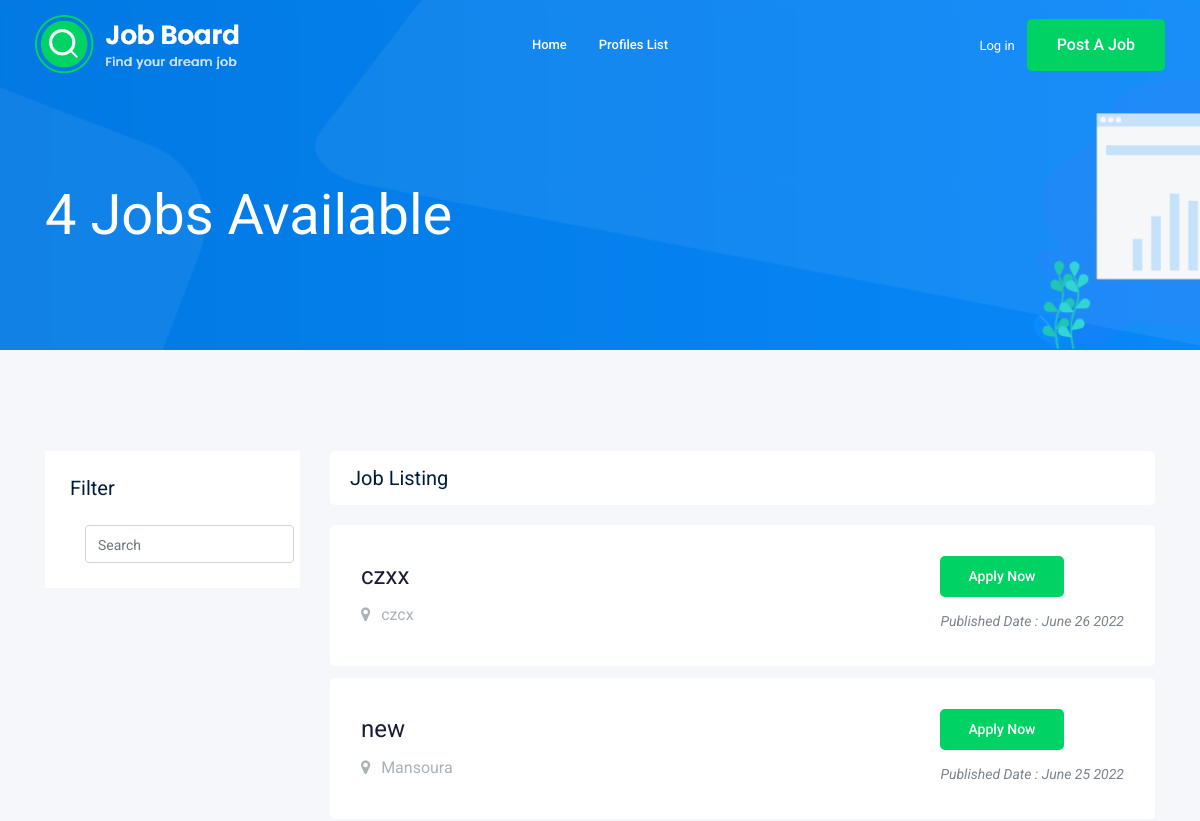
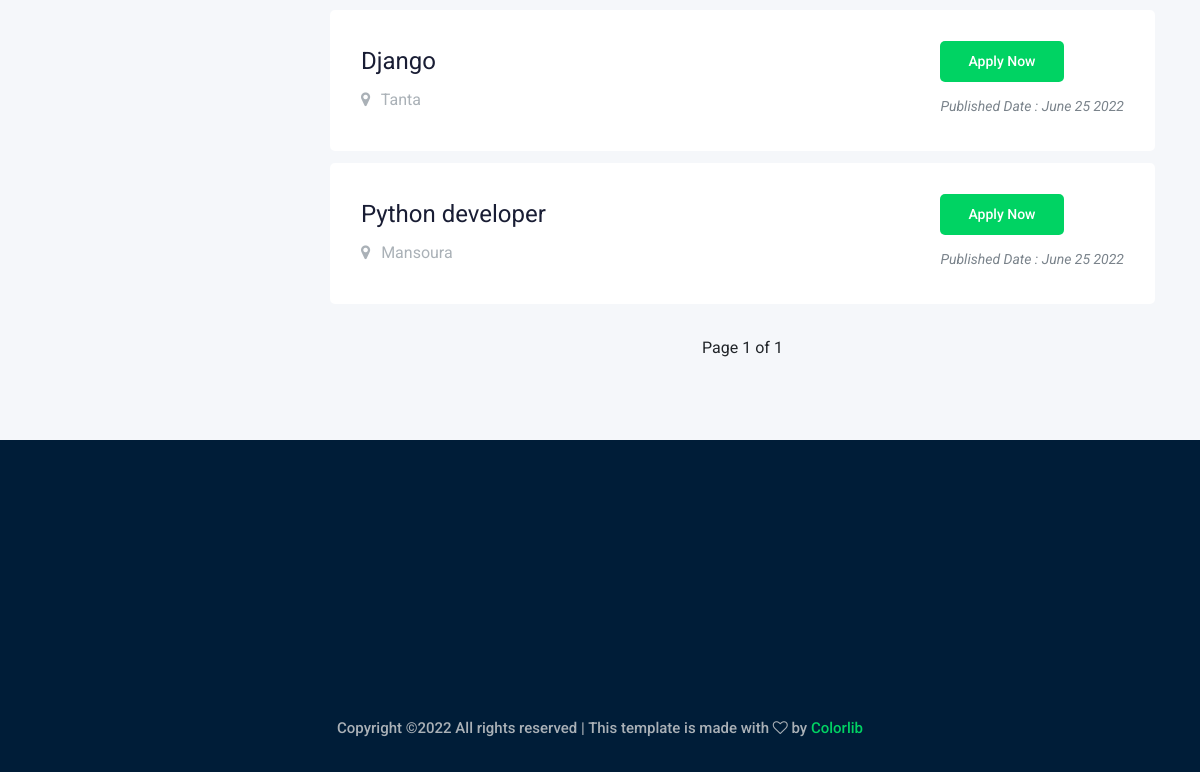
Before: / with the older database file (2 pictures, top to bottom).
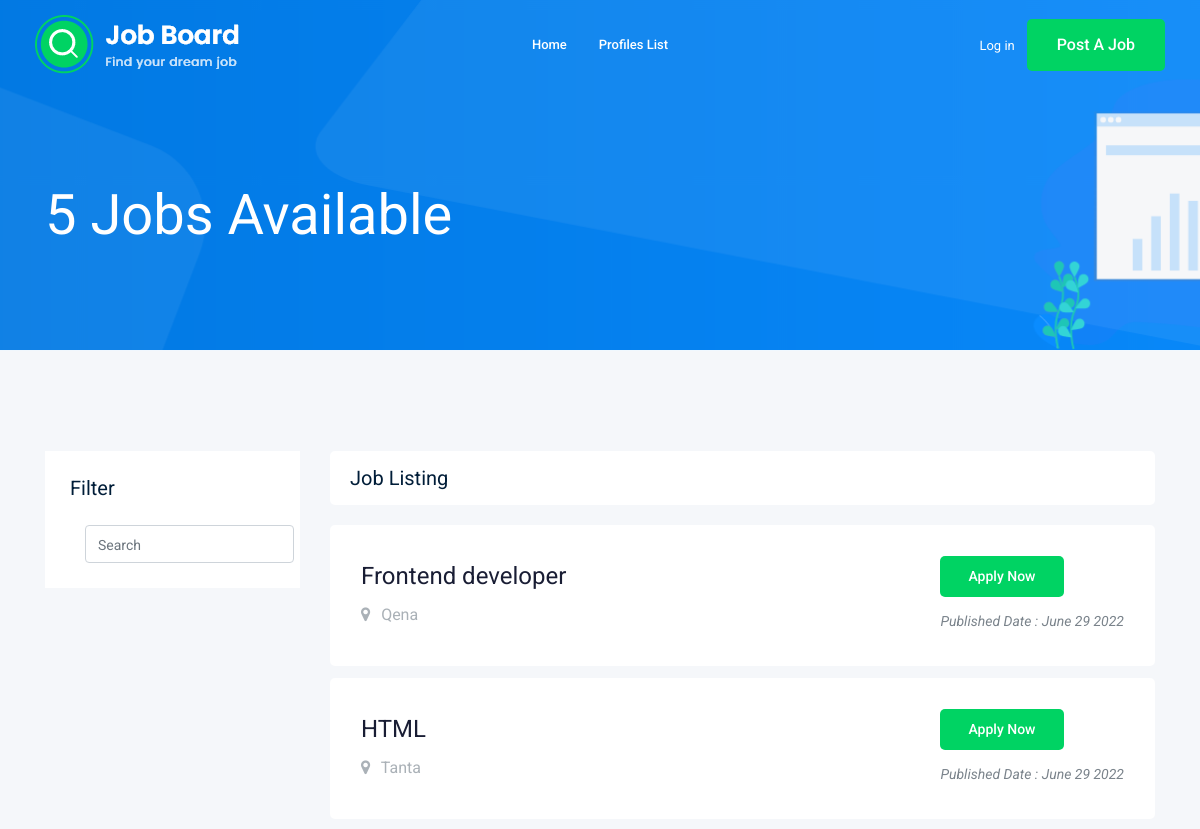
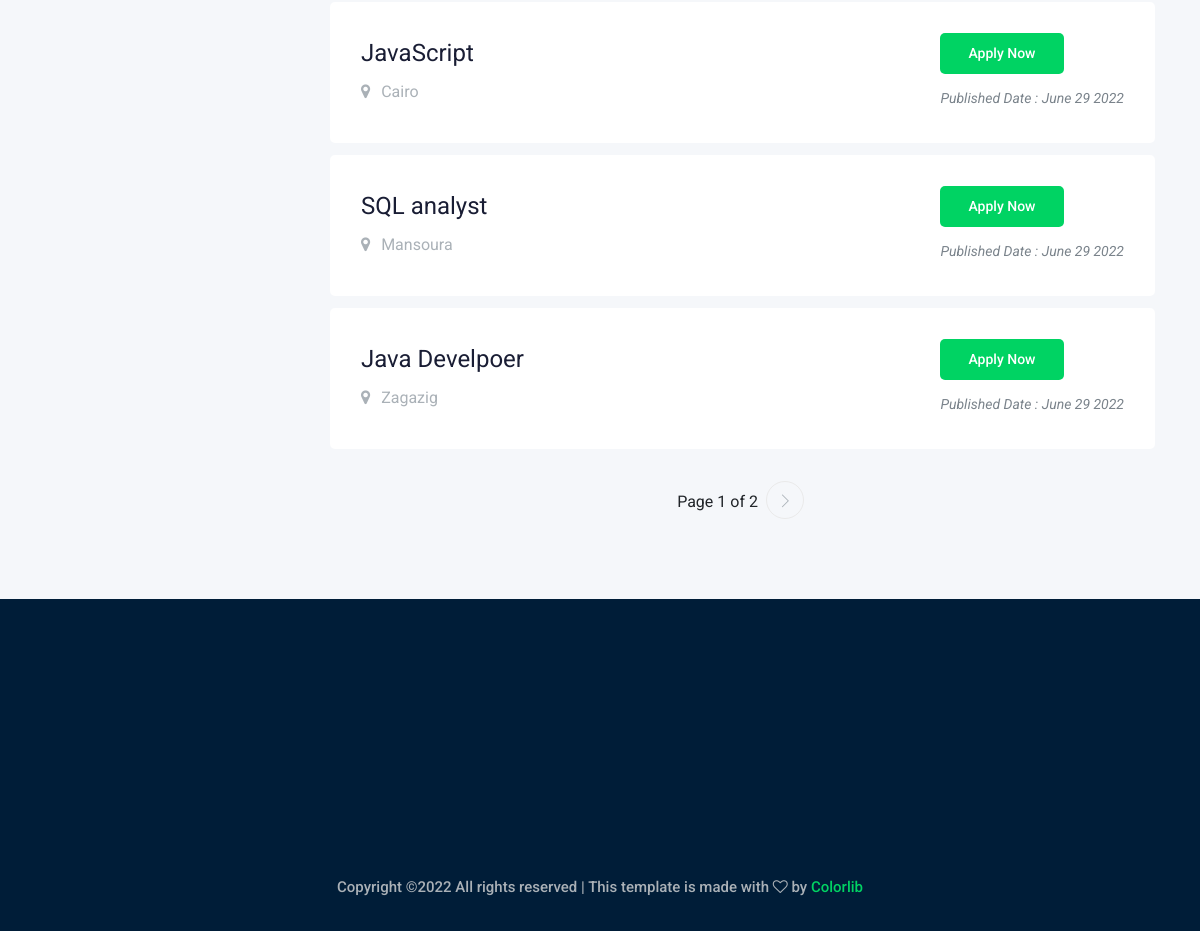
After: the same page with the newer database file (2 pictures, top to bottom).
### jobs/models.py (models this page shows, shortened)
class Job(models.Model):
    LEVELS = (
        ("JR", "Junior"),
        ("MID", "Mid-Level"),
        ("SR", "Senior"),
    )
    title = models.CharField(max_length=50)
    published_at = models.DateTimeField(auto_now=True)
    location = models.CharField(max_length=50)
    experience_level = models.CharField(
        choices=LEVELS,
        max_length=3,
        default="JR",
    )
    description = models.TextField()
    employee = models.ForeignKey(
        get_user_model(), on_delete=models.CASCADE, related_name="job"
    )

### jobs/views.py (the view)
# urls.py: path('', JobListView.as_view(), name='job_list'),
class JobListView(ListView):
    model = Job
    template_name = "jobs/home.html"
    context_object_name = "job_list"
    paginate_by = 5
    def get_queryset(self, *args, **kwargs):
        qs = super(JobListView, self).get_queryset(*args, **kwargs)
        qs = qs.order_by("-published_at")
        return qs

### templates/jobs/home.html (shortened to what this page needs)
{% extends 'base.html' %}
{% block content %}
   <div class="bradcam_area bradcam_bg_1">
    <div class="container">
        <div class="row">
            <div class="col-xl-12">
                <div class="bradcam_text">
                    <h3>{{job_list.count}} Jobs Available</h3>
                </div>
            </div>
        </div>
    </div>
</div>
       <div class="job_listing_area plus_padding">
        <div class="container">
            <div class="row">
                <div class="col-lg-3">
                    <div class="job_filter white-bg">
                        <div class="form_inner white-bg">
                            <h3>Filter</h3>
                            <div class="col-lg-12">
                            <form class="form-inline mt-2 mt-md-0" action="{% url 'search_results' %}"
                            method="get">
                            <input name="q" class="form-control mr-sm-2" type="text" placeholder="Search"
                            aria-label="Search">
                            </form>
                            </div>
                        </div>
                    </div>
                </div>
                <div class="col-lg-9">
                    <div class="recent_joblist_wrap">
                        <div class="recent_joblist white-bg ">
                            <div class="row align-items-center">
                                <div class="col-md-6">
                                    <h4>Job Listing</h4>
                                </div>
                                <div class="col-md-6">
                                </div>
                            </div>
                        </div>
                    </div>
                    <div class="job_lists m-0">
                        <div class="row">
                            {% for job in job_list%}
                            <div class="col-lg-12 col-md-12">
                                <div class="single_jobs white-bg d-flex justify-content-between">
                                    <div class="jobs_left d-flex align-items-center">
                                        <div class="jobs_conetent">
                                            <a href="job_details.html"><h4><a href="{% url 'job_detail' job.pk %}">{{ job.title }}</a></h4></a>
                                            <div class="links_locat d-flex align-items-center">
                                                <div class="location">
                                                    <p> <i class="fa fa-map-marker"></i> {{job.location}}</p>
                                                </div>
                                            </div>
                                        </div>
                                    </div>
                                    <div class="jobs_right">
                                        <div class="apply_now">
                                            <a href="{% url 'job_detail' job.pk %}" class="boxed-btn3">Apply Now</a>
                                        </div>
                                        <div class="date">
                                            <p>Published Date : {{job.published_at|date:"F d Y"}}</p>
                                        </div>
                                    </div>
                                </div>
                            </div>
                          {% endfor %}
                        </div>
                        <div class="row">
                            <div class="col-lg-12">
                                <div class="pagination_wrap">
                                    <ul>
                                        <li><span> Page {{ page_obj.number }} of {{ page_obj.paginator.num_pages }}</span></li>
                                        {% if page_obj.has_next %}
                                        <li><a href="?page={{ page_obj.next_page_number }}"> <i class="ti-angle-right"></i> </a></li>
                                        {% endif %}
                                    </ul>
                                </div>
                            </div>
                        </div>
                    </div>
                </div>
            </div>
        </div>
    </div>
{% endblock content %}

### templates/base.html (shortened to what this page needs)
{% load static %}
<!doctype html>
<html class="no-js" lang="zxx">
<head>
    <link rel="stylesheet" href="https://cdn.jsdelivr.net/npm/bootstrap@4.6.1/dist/css/bootstrap.min.css">
    <link rel="stylesheet" href="{% static 'css/bootstrap.min.css' %} ">
    <link rel="stylesheet" href="{% static 'css/owl.carousel.min.css' %}">
    <link rel="stylesheet" href="{% static 'css/magnific-popup.css' %}">
    <link rel="stylesheet" href="{% static 'css/font-awesome.min.css' %}">
    <link rel="stylesheet" href="{% static 'css/themify-icons.css' %}">
    <link rel="stylesheet" href="{% static 'css/nice-select.css' %}">
    <link rel="stylesheet" href="{% static 'css/flaticon.css' %}">
    <link rel="stylesheet" href="{% static 'css/jquery-ui.css' %}">
    <link rel="stylesheet" href="{% static 'css/gijgo.css' %}">
    <link rel="stylesheet" href="{% static 'css/animate.min.css' %}">
    <link rel="stylesheet" href="{% static 'css/slicknav.css' %}">
    <link rel="stylesheet" href="{% static 'css/style.css' %}">
</head>
<body>
    <header>
        <div class="header-area ">
            <div id="sticky-header" class="main-header-area">
                <div class="container-fluid ">
                    <div class="header_bottom_border">
                        <div class="row align-items-center">
                            <div class="col-xl-3 col-lg-2">
                                <div class="logo">
                                    <a href="index.html">
                                        <img src="img/logo.png" alt="">
                                    </a>
                                </div>
                            </div>
                            <div class="col-xl-6 col-lg-7">
                                <div class="main-menu  d-none d-lg-block">
                                    <nav>
                                        <ul id="navigation">
                                            <li><a href="{% url 'job_list' %}">
                                                home</a></li>
                                                <li><a href="{% url 'profile_list' %}">
                                                    Profiles list</a></li>
                                        </ul>
                                    </nav>
                                </div>
                            </div>
                            <div class="col-xl-3 col-lg-3 d-none d-lg-block">
                                <div class="Appointment">
                                    {% if user.is_authenticated %}
                                    <div class="phone_num d-none d-xl-block">
                                        <a href="{% url 'profile_detail' user.profile.pk  %}">Hi {{ user.username }}</a>
                                    </div>
                                    <div class="phone_num d-none d-xl-block">
                                        <a href="{% url 'logout' %}">Log out</a>
                                    </div>
                                    {% else %}
                                    <div class="phone_num d-none d-xl-block">
                                        <a href="{% url 'login' %}">Log in</a>
                                    </div>
                                    {% endif%}
                                    <div class="d-none d-lg-block">
                                        <a class="boxed-btn3" href="{% url 'new_job' %}">Post a Job</a>
                                    </div>
                                </div>
                            </div>
                            <div class="col-12">
                            </div>
                        </div>
                    </div>
                </div>
            </div>
        </div>
    </header>
{% block content %}
{% endblock content %}
    <footer class="footer">
        <div class="footer_top">
        </div>
        <div class="copy-right_text wow fadeInUp" data-wow-duration="1.4s" data-wow-delay=".3s">
            <div class="container">
                    <div class="col-xl-12">
                        <p class="copy_right text-center">
Copyright &copy;<script>document.write(new Date().getFullYear());</script> All rights reserved | This template is made with <i class="fa fa-heart-o" aria-hidden="true"></i> by <a href="https://colorlib.com" target="_blank">Colorlib</a>
                        </p>
                    </div>
                </div>
            </div>
    </footer>
</body>
</html>

Changed rows visible on the page:
no longer on this page (row unchanged): Job: title "Django", location "Tanta", published_at "June 25 2022"
no longer on this page (row unchanged): Job: title "Python developer", location "Mansoura", published_at "June 25 2022"
added Job: title "Frontend developer", location "Qena", published_at "June 29 2022"
added Job: title "HTML", location "Tanta", published_at "June 29 2022"
added Job: title "JavaScript", location "Cairo", published_at "June 29 2022"
changed Job "Mansoura": title "new" → "SQL analyst"; published_at "June 25 2022" → "June 29 2022"; moves up the list
changed Job: title "czxx" → "Java Develpoer"; location "czcx" → "Zagazig"; published_at "June 26 2022" → "June 29 2022"
Other visible differences:
{{ job_list.count }}: "4" → "5"
{{ page_obj.paginator.num_pages }}: "1" → "2"
